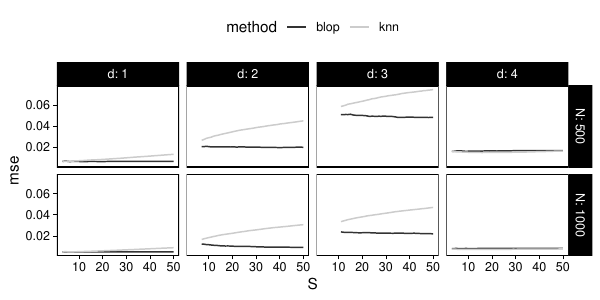

R code for this plot:
library(magrittr)
exp_01 <- readr::read_csv("data/exp-01.csv")
p <- 
    exp_01 %>%
    dplyr::rename(method = m) %>%
    dplyr::filter(l == 0.75, o == 1, !is.infinite(estimate)) %>%
    dplyr::group_by(method, d, N, S) %>%
    dplyr::summarise(mse = mean((estimate - target)^2), .groups = "drop") %>%
    ggplot2::ggplot(ggplot2::aes(x = S, y = mse, color = method)) + 
    ggplot2::facet_grid(N ~ d, labeller = "label_both") +
    ggplot2::geom_line() +
    ggplot2::theme_linedraw() +
    ggplot2::scale_color_grey() +
    ggplot2::theme(
        panel.grid.major = ggplot2::element_blank(), 
        panel.grid.minor = ggplot2::element_blank(),
        legend.position  = "top"
    )
ggplot2::ggsave("images/exp-01.pdf", p, width = 6, height = 3)
p
